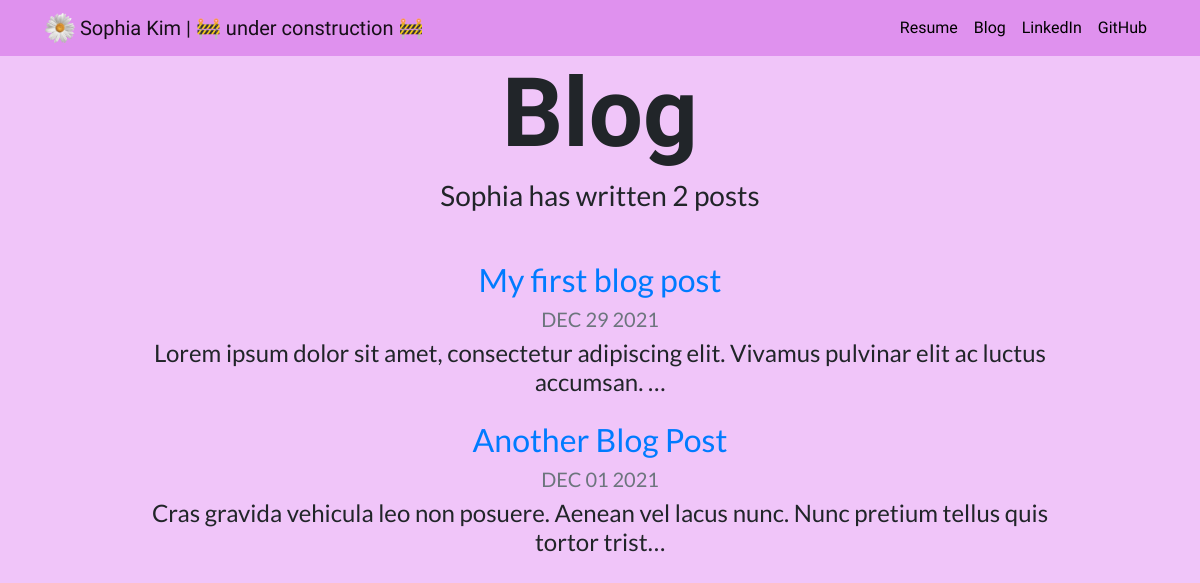
Page /blog/ on the earlier database version.
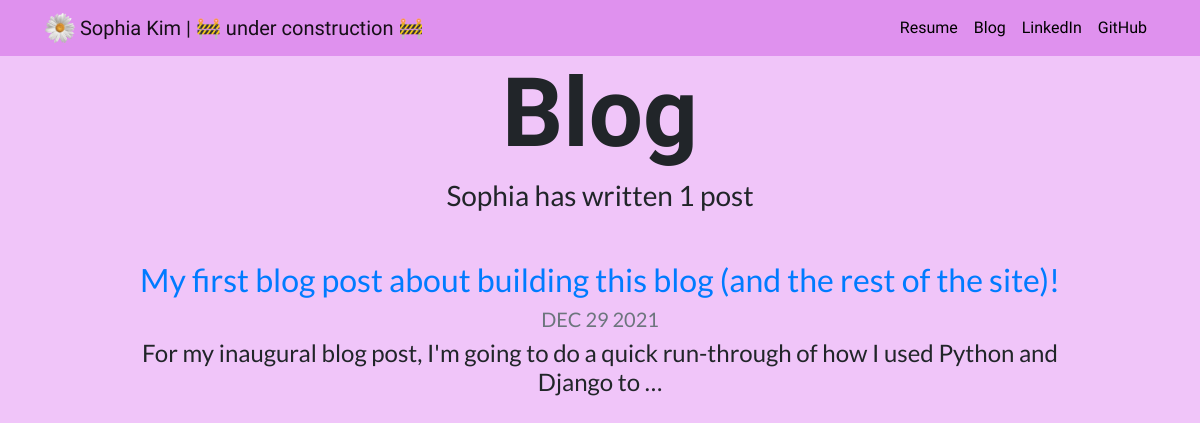
Same page on the later database version.
### blog/models.py (models this page shows, shortened)
class Post(models.Model):
  title = models.CharField(max_length=100)
  date = models.DateField()
  text = models.TextField()
  url = models.URLField(blank=True)

### blog/views.py (the view)
# urls.py: path('', views.all_blogs, name='all_blogs'),
def all_blogs(request):
  posts = Post.objects.order_by('-date')
  return render(request, 'blog/all_blogs.html', {'posts': posts})

### blog/templates/blog/all_blogs.html
{% extends 'projects/base.html' %}
{% block content %}
<h1 id="blogtitle" class="font-weight-bold text-center">Blog</h1>
<h3 class="text-center mb-5">Sophia has written {{ posts.count }} post{{ posts.count|pluralize }}</h3>
{% for post in posts %}
<div class="row justify-content-center my-3">
  <div class="col-md-10">
    <a href="{% url 'blog:detail' post.id %}">
      <h2>{{ post.title }}</h2>
    </a>
    <h5 class="text-muted">{{ post.date|date:'M d Y'|upper }}</h5>
    <h4>{{ post.text|striptags|truncatechars:100 }}</h4>
  </div>
</div>
{% endfor %}
{% endblock %}

Differences in the rows shown:
removed Post: title "Another Blog Post", date "DEC 01 2021", text "Cras gravida vehicula leo non posuere. Aenean vel lacus nunc. Nunc pretium tellus quis tortor trist…"
changed Post: title "My first blog post" → "My first blog post about building this blog (and the rest of the site)!"; text "Lorem ipsum dolor sit amet, consectetur adipiscing elit. Vivamus pulvinar elit ac luctus accumsan. …" → "For my inaugural blog post, I'm going to do a quick run-through of how I used Python and Django to …"
Other differences:
{{ posts.count }}: "2" → "1"
